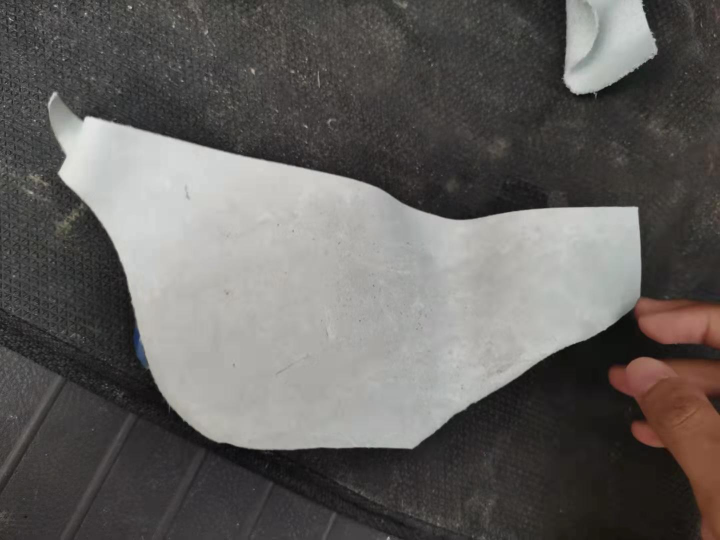
#> input picture leather1.jpg, 1440 x 1080 px (shown at 1/2 size)
$ python leather_cutting.py
#> lines starting #> are read from the running program, lines starting #| are printed output that depends on the picture; after the words box and inside, x2 and y2 are one past the last pixel; in counts of white or black regions, pixels touching at a corner belong together
import cv2 as cv
import numpy as np
import math

def cncdrawcircle(cccircle):
    circle_x = cccircle[0]
    circle_y = cccircle[1]
    gcodecmd = "G01 "+"X"+str(circle_x) +" Y"+str(circle_y)
    print("gcode cmd is :",gcodecmd)
###settings###
leatherImage = "leather1.jpg"
CircleRadius = 100 #try other number: 50 200 etc..
forSteps = 20
areaTolerance = 5
radiusTolerance = 4
mat = np.float32([[1,0,forSteps],[0,1,forSteps]])
contouredge = 5 #segment circles

###read leather image###
Ileather = cv.imread(leatherImage)
#> Ileather is the input picture: shape (1080, 1440, 3); mean B, G, R 94.2, 96.7, 99.4
#Ileather =cv.resize(Ileather,None,fx=0.5,fy=0.5,interpolation=cv.INTER_CUBIC)
img =Ileather.copy()

#cv.imshow("original",Ileather)
img_blue = img[:,:,0]
#cv.imshow("blue",img_blue)
img_green = img[:,:,1]
#cv.imshow("green",img_green)
img_red = img[:,:,2]
#cv.imshow("red",img_red)

###change to grayscale###
Ileather_gray = cv.cvtColor(Ileather,cv.COLOR_RGB2GRAY)
cv.imshow("original_gray",Ileather_gray)

###change to black and white(binary)###
ret, Ileather_binary = cv.threshold(Ileather_gray,127,255,cv.THRESH_BINARY)
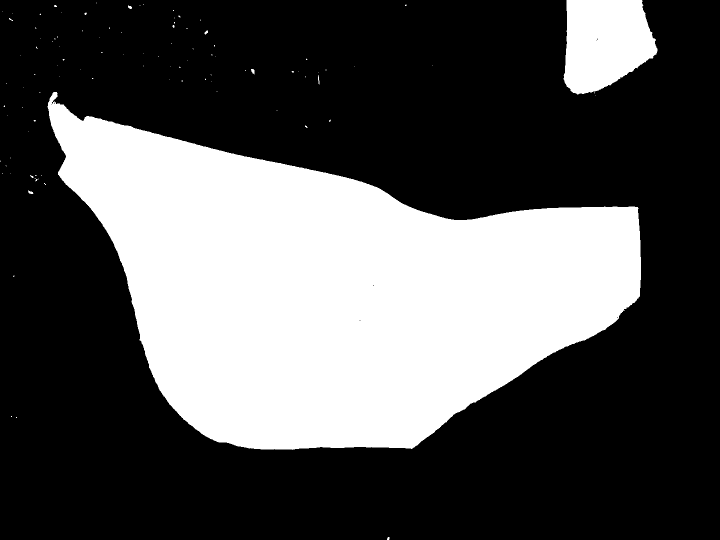
#> Ileather_binary: shape (1080, 1440) (shown at 1/2 size); 32.8% white; 99 white regions (90 under 20 px), largest, box (x1, y1, x2, y2) and area: (95, 184, 1282, 900) 481360, (1127, 0, 1315, 189) 27452, (502, 138, 509, 149) 52
cv.imshow("binary",Ileather_binary)


###create Odd Row Circles###
size = Ileather_gray.shape
#> size = (1080, 1440)
#print(size)
m = size[0] #hight rows
#> m = 1080
n = size[1] #width column
#> n = 1440
#print(size)
#print(m)
#print(n)

"""get template"""
#### Create Odd Row Circles###
CentreX = CircleRadius
CentreXArrayOdd = [CentreX]
for i in range(n):
    CentreX = CentreX + 2 * CircleRadius+contouredge # plus 1 for contour
    if CentreX > (n-CircleRadius):
        break
    CentreXArrayOdd.append(CentreX) #修改数组并添加数
#> after the loop, CentreX = 1535; CentreXArrayOdd = [100, 305, 510, 715, 920, 1125, 1330]
#print(CentreXArrayOdd)


###create even row Circles###
CentreX = 2*CircleRadius
CentreXArrayEven = [CentreX]
for i in range(n): ##column
    CentreX = CentreX + 2*CircleRadius+contouredge      # plus 1 for contour
    if CentreX > (n - CircleRadius):
        break
    CentreXArrayEven.append(CentreX)  #修改数组并添加数
#> after the loop, CentreX = 1430; CentreXArrayEven = [200, 405, 610, 815, 1020, 1225]
#print(CentreXArrayEven)


###Create Odd Column Circles###
CentreY = CircleRadius
CentreYArrayOdd = [CentreY]

for i in range(m): #####row
    CentreY = CentreY + math.ceil(contouredge+2*CircleRadius*0.87*2)  # plus 1 for contour #math.sin(60) = 0.866!!!!!!60度
    if CentreY > m - CircleRadius:
        break;
    CentreYArrayOdd.append(CentreY)
#print(CentreYArrayOdd)

####Create Even Column Circles###
CentreY =  CircleRadius+ math.ceil(2*CircleRadius*0.87)# plus 1 for contour #math.sin(60) = 0.866!!!!!! 60度
CentreYArrayEven = [CentreY]
for i in range(m): ###row
    CentreY = CentreY + math.ceil(contouredge+ 2*CircleRadius*0.87*2)#plus 1 for contour
    if CentreY > m - CircleRadius:
        break
    CentreYArrayEven.append(CentreY)
#print(CentreYArrayEven)


###Create Circles on the Centres###
CentreOdd = []
for i in range(len(CentreYArrayOdd)):
    for j in range(len(CentreXArrayOdd)):
        CentreOdd.append(( CentreXArrayOdd[j],CentreYArrayOdd[i]))
#print(CentreOdd)

CentreEven = []
for i in range(len(CentreYArrayEven)):
    for j in range(len(CentreXArrayEven)):
        CentreEven.append((CentreXArrayEven[j],CentreYArrayEven[i]))
#print(CentreEven)

###get Centre coordination in digital image###
Centre = CentreOdd + CentreEven  #get centre data
#Centre.append(CentreEven)  error
#print(Centre)
#print(len(Centre))
#get a black image
img_black = np.zeros((m,n,3),np.uint8)

size_img_black = img_black.shape
#print(size_img_black)
#cv.line(img_black,(0,0),(n,m),(255,0,0),5)

for k in range(len(Centre)):
    cv.circle(img_black,
              Centre[k],
              CircleRadius,
              (0,0,255),
              -1) ### -1>>the circle is filled with color
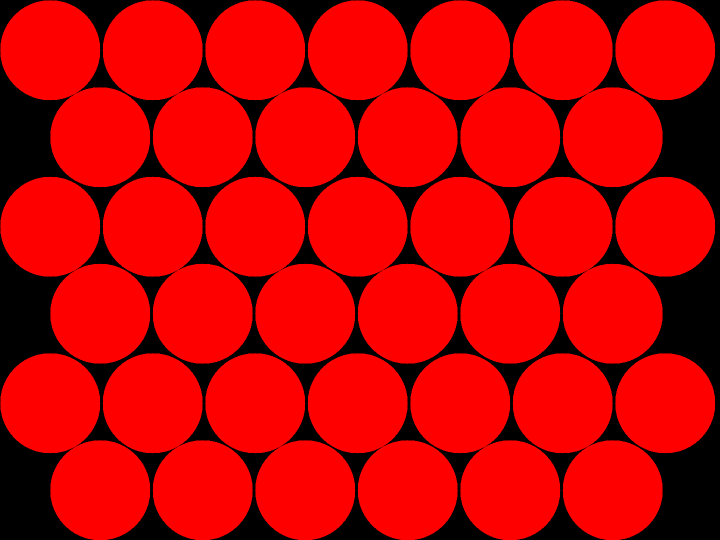
#> img_black: shape (1080, 1440, 3) (shown at 1/2 size); mean of channels 0, 1, 2 0, 0, 200.9; drawn as B, G, R
#cv.imshow("image_black",img_black)
###change to grayscale###
img_black_grayscale = cv.cvtColor(img_black,cv.COLOR_RGB2GRAY)

###change to black and white(binary)###
ret, img_black_binary = cv.threshold(img_black_grayscale,10,255,cv.THRESH_BINARY)
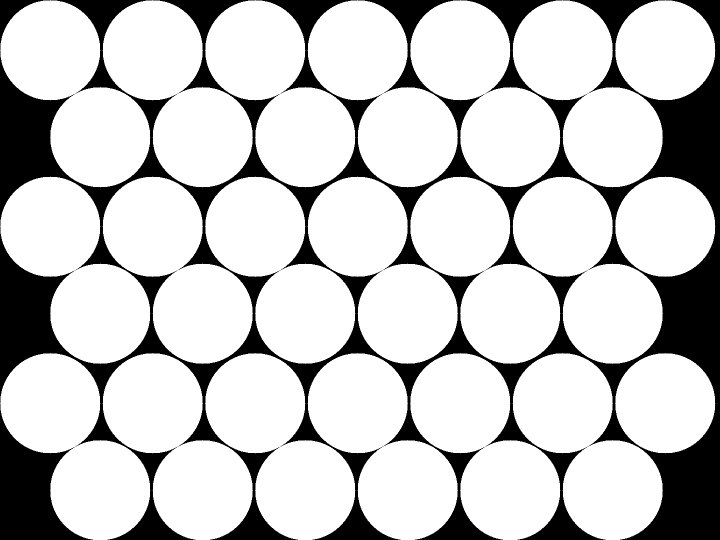
#> img_black_grayscale: shape (1080, 1440) (shown at 1/2 size); values 0 (black) and 29 (white), 78.8% white; 21 black regions (18 under 20 px), largest, box (x1, y1, x2, y2) and area: (0, 0, 1440, 1080) 305105, (0, 807, 186, 1080) 22574, (0, 0, 100, 100) 2246
size_binary = img_black_binary.shape
#print(size_binary)
cv.imshow("black_binary",img_black_binary)
###calculate circle area###


######multiply binary####
#fist step： Search for optimal placement of circle using for loop
#这里有点问题，需要搞搞
count = []
for i in range(1,forSteps,2*CircleRadius):
    for j in range(1,forSteps,2*CircleRadius):
        ##translate circle
        img_black_binary = cv.warpAffine(img_black_binary, mat, (img_black_binary.shape[1], img_black_binary.shape[0]))
        #cv.imshow("translatecircle",img_black_binary)
        LeatherMultiplyCircles = cv.bitwise_and(img_black_binary, Ileather_binary, dst=None, mask=None)
        cv.imshow("LeatherMultiplyCircles",LeatherMultiplyCircles)


        multi_countours,hierarchy = cv.findContours(LeatherMultiplyCircles,cv.RETR_EXTERNAL,cv.CHAIN_APPROX_NONE) #找到该对象外部轮廓

        multi_img = cv.drawContours(Ileather, multi_countours, -1, (0,0,255), 1)
        multi_img_grayscale = cv.cvtColor(multi_img,cv.COLOR_RGB2GRAY)   #画出外部轮廓
        cv.imshow("multiimg",multi_img_grayscale)
#> this loop made 1 pass
#> pass 1, `cv.imshow("LeatherMultiplyCircles",LeatherMultiplyCircles)`:
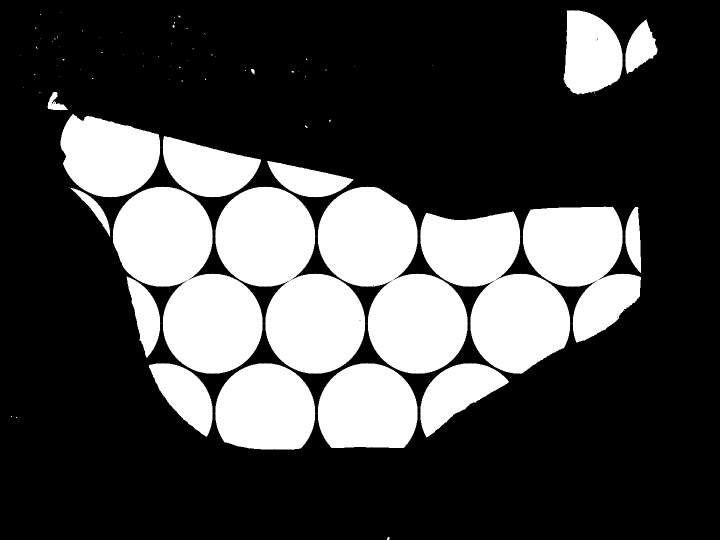
#> window 'LeatherMultiplyCircles': shape (1080, 1440) (shown at 1/2 size); 28.2% white; 77 white regions (57 under 20 px), largest, box (x1, y1, x2, y2) and area: (430, 373, 731, 748) 62832, (225, 373, 526, 748) 62692, (635, 373, 936, 748) 62548
#> after the loop:
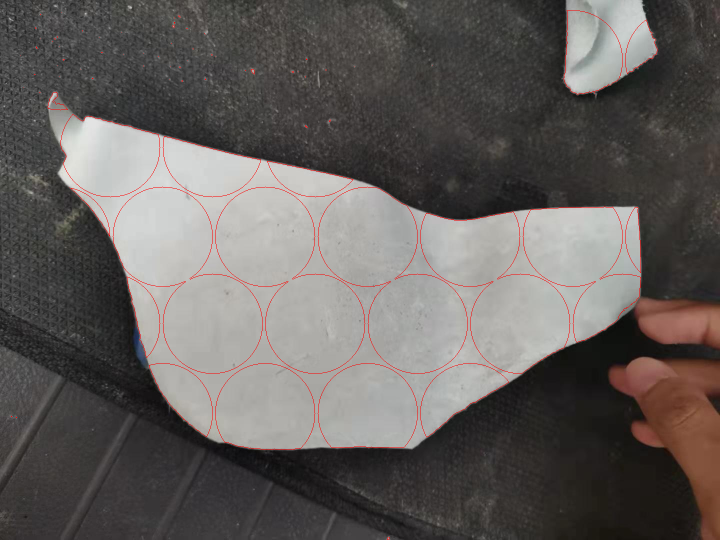
#> Ileather: shape (1080, 1440, 3) (shown at 1/2 size); 0.68% of pixels changed, all inside (x1, y1, x2, y2) = (22, 20, 1315, 1080)
#> after the loop:
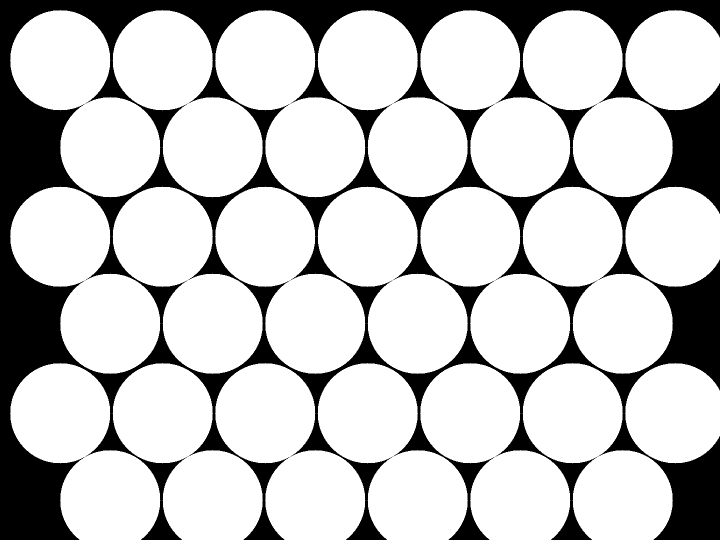
#> img_black_binary: shape (1080, 1440) (shown at 1/2 size); 78% white; 19 black regions (18 under 20 px), largest, box (x1, y1, x2, y2) and area: (0, 0, 1440, 1080) 341976


####圆检测 #### -子轩部分
###to do->


        ###Hough圆检测方法###
circles = cv.HoughCircles(multi_img_grayscale, cv.HOUGH_GRADIENT, 1, CircleRadius,
                       param1=100, param2=30,
                       minRadius=CircleRadius-radiusTolerance, maxRadius=CircleRadius+radiusTolerance)
#> circles = [[530.5, 472.5, 100.1], [325.5, 472.5, 100.1], [1040.5, 649.5, 100.1], [628.5, 644.5, 101.2], [732.5, 473.5, 97.9], [424.5, 649.5, 100.1], [832.5, 644.5, 102.3]]
#print(circles)
circles_count =circles.shape[1]
print("number of circles :",circles_count)
#| number of circles : 7
print("there are: ",circles)
#| there are:  [[[ 530.5  472.5  100.1]
#|   [ 325.5  472.5  100.1]
#|   [1040.5  649.5  100.1]
#|   [ 628.5  644.5  101.2]
#|   [ 732.5  473.5   97.9]
#|   [ 424.5  649.5  100.1]
#|   [ 832.5  644.5  102.3]]]


###寻找最多圆的方案###


#draw circle
print("circle count :",circles_count)
#| circle count : 7
if circles_count > 0 :
    circles = np.uint16(np.around(circles))
#> circles = [[530, 472, 100], [326, 472, 100], [1040, 650, 100], [628, 644, 101], [732, 474, 98], [424, 650, 100], [832, 644, 102]]
    for i in circles[0, :]:

        center = (i[0], i[1])
        # circle center
        cv.circle(Ileather, center, 1, (0, 100, 100), 3)
        # circle outline
        radius = i[2]
        #todo:
        # CNC controller and send gcode to arduino
        cncdrawcircle(center)
        if radius > 99.5:
            cv.circle(Ileather, center, radius, (255, 0, 255), 3)
#> this loop made 7 passes
#> (radius, circle_x in cncdrawcircle, circle_y in cncdrawcircle, gcodecmd in cncdrawcircle) on passes 1 to 7: (100, 530, 472, 'G01 X530 Y472'), (100, 326, 472, 'G01 X326 Y472'), (100, 1040, 650, 'G01 X1040 Y650'), (101, 628, 644, 'G01 X628 Y644'), (98, 732, 474, 'G01 X732 Y474'), (100, 424, 650, 'G01 X424 Y650'), (102, 832, 644, 'G01 X832 Y644')
#| gcode cmd is : G01 X530 Y472
#| gcode cmd is : G01 X326 Y472
#| gcode cmd is : G01 X1040 Y650
#| gcode cmd is : G01 X628 Y644
#| gcode cmd is : G01 X732 Y474
#| gcode cmd is : G01 X424 Y650
#| gcode cmd is : G01 X832 Y644
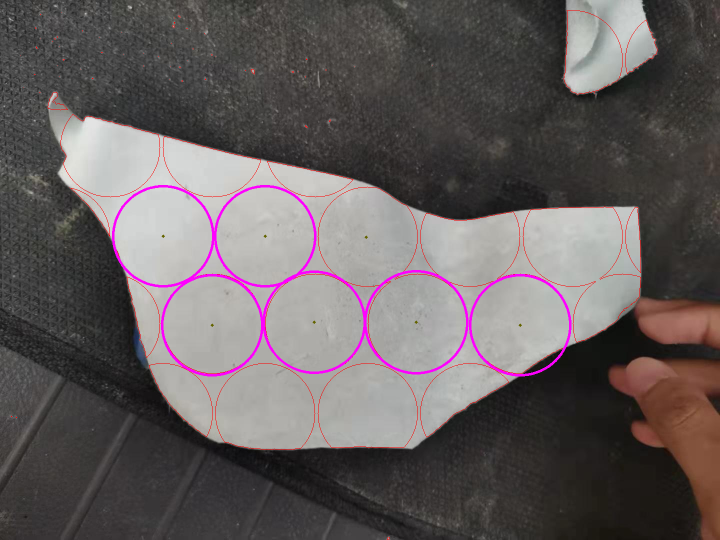
#> Ileather: shape (1080, 1440, 3) (shown at 1/2 size); 1.2% of pixels changed, all inside (x1, y1, x2, y2) = (224, 370, 1143, 753)
cv.imshow("hough circle",Ileather)
cv.waitKey(0)
cv.destroyAllWindows()
